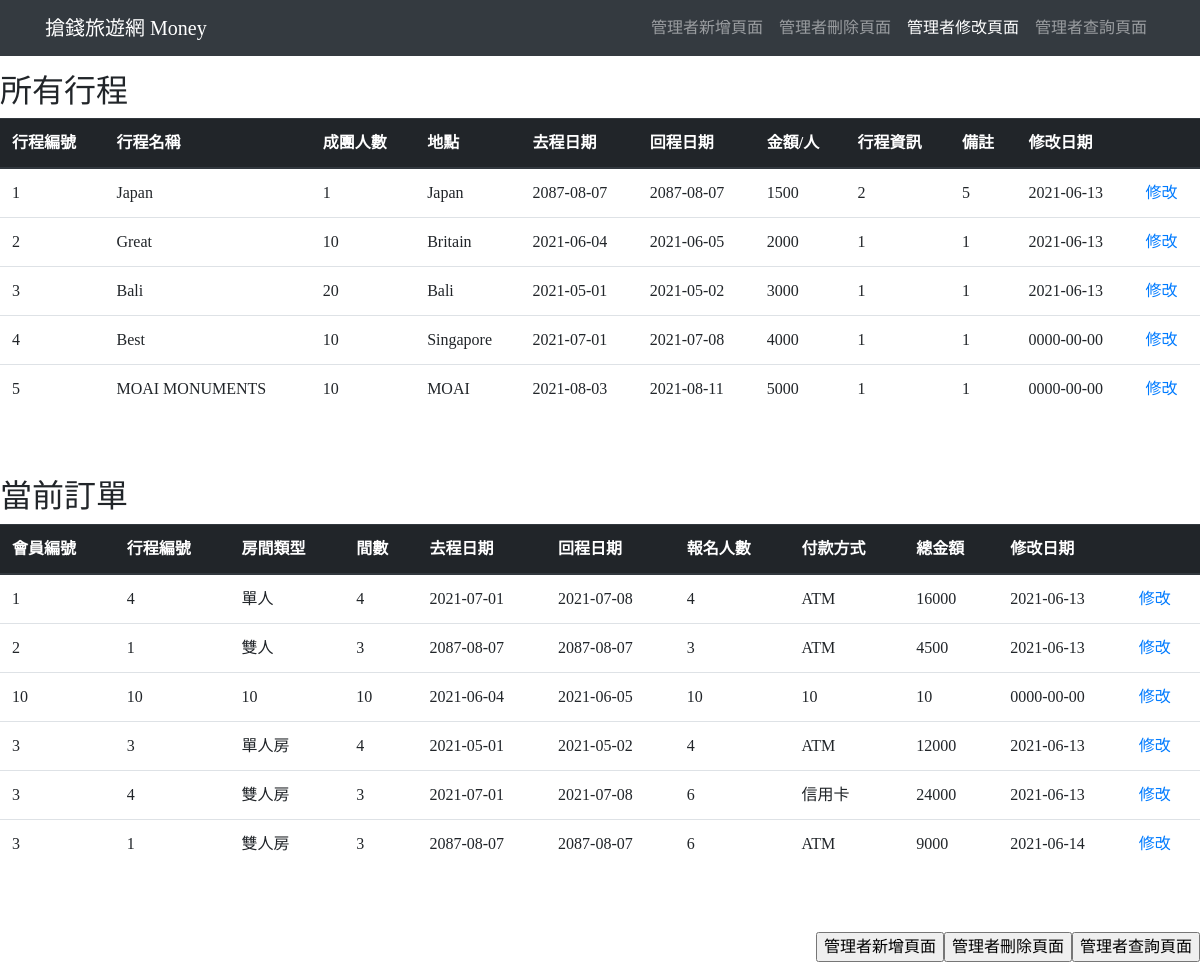
The page /controller_edit.php on the database as committed earlier.
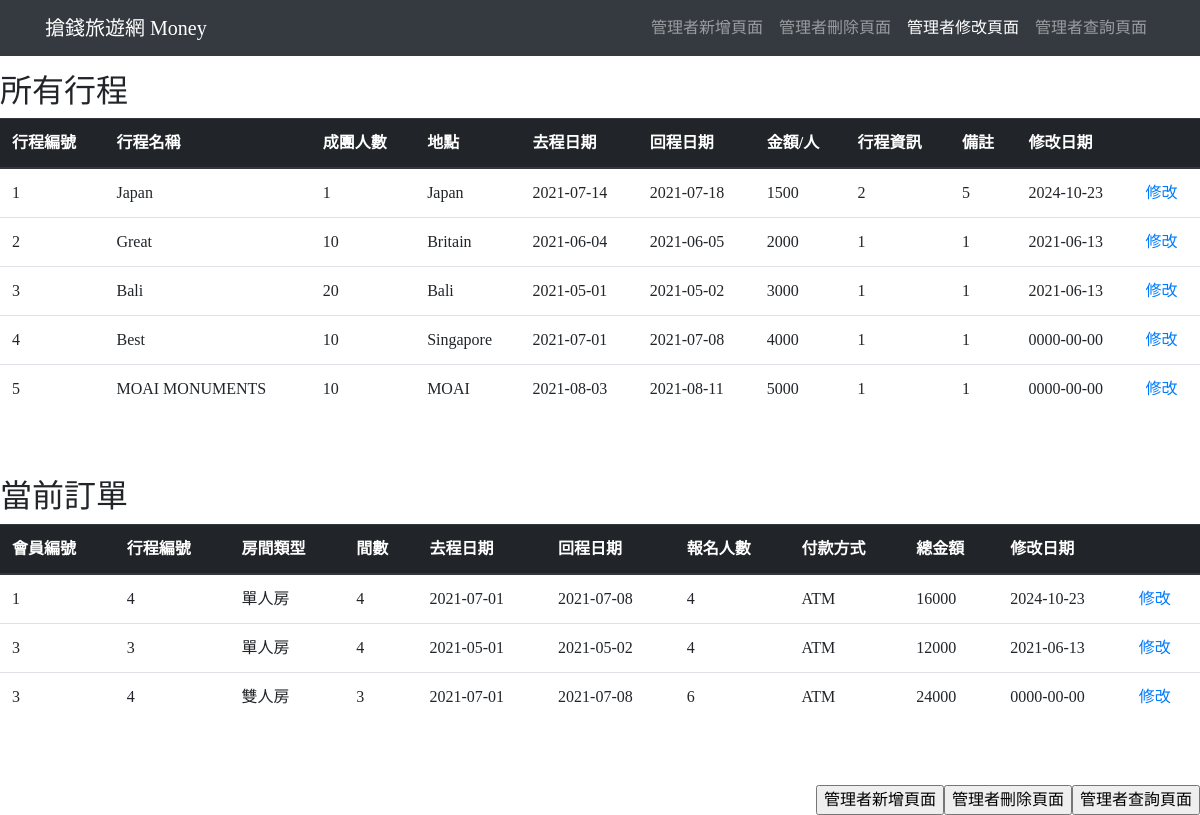
The same page on the database as committed later.
### tables this page shows
CREATE TABLE `all_travels` (
  `tid` int(11) NOT NULL,
  `tname` char(50) NOT NULL,
  `allpnum` int(50) NOT NULL,
  `pnum` int(20) NOT NULL,
  `locat` char(50) NOT NULL,
  `godate` date NOT NULL,
  `backdate` date NOT NULL,
  `amone` int(20) NOT NULL,
  `info` varchar(100) NOT NULL,
  `notes` char(20) NOT NULL,
  `getdate` date NOT NULL
);

CREATE TABLE `now_travels` (
  `mmid` int(11) NOT NULL,
  `mid` int(11) NOT NULL,
  `tid` char(10) NOT NULL,
  `roomtype` char(6) NOT NULL,
  `num` int(10) NOT NULL,
  `godate` date NOT NULL,
  `backdate` date NOT NULL,
  `pnum` int(25) NOT NULL,
  `paytype` char(10) NOT NULL,
  `total` int(5) NOT NULL,
  `getdate` date NOT NULL
);

### php/db_connection.php (called while the page is built, shortened)
<?php
    function filterTable($query){
        $host = "localhost";
        $dbName = "travels";
        $userName = "person";
        $pwd = "password";
        $dbh = mysqli_connect($host,$userName,$pwd,$dbName) or die("你遇到的錯誤:". mysqli_error($dbh));
        mysqli_query($dbh,"SET NAMES 'utf8'");
        $filter_result = mysqli_query($dbh, $query);
        return $filter_result;
    }
?>

### controller_edit.php (the view, shortened to what this page needs)
<?php
    include "php/db_connection.php";
?>
<!DOCTYPE html>
<html lang="en">
<head>
    <link rel="stylesheet" href="https://stackpath.bootstrapcdn.com/bootstrap/4.1.3/css/bootstrap.min.css">
    <link rel="stylesheet" type="text/css" href="css/bootstrap.css">
</head>
<body class="body">
    <header>
        <nav class="navbar navbar-expand-lg navbar-dark bg-dark fixed-top">
          <div class="container">
          <a class="navbar-brand" href="index.html">搶錢旅遊網 Money</a>
            <div class="collapse navbar-collapse" id="navbarNav">
              <ul class="navbar-nav ml-auto">
                <li class="nav-item">
                  <a class="nav-link" href="controller_insert.php">管理者新增頁面</a>
                </li>
                <li class="nav-item">
                  <a class="nav-link" href="controller_delete.php">管理者刪除頁面</a>
                </li>
                <li class="nav-item active">
                  <a class="nav-link" href="controller_edit.php">管理者修改頁面</a>
                </li>
                <li class="nav-item">
                  <a class="nav-link" href="controller_search.php">管理者查詢頁面</a>
                </li>
              </ul>
            </div>
          </div>
        </nav>
    </header>
    <br>
    <br>
    <br>
    <h2>所有行程</h2>
    <table class="table">
      <thead class="thead-dark">
        <tr>
          <th scope="col">行程編號</th>
          <th scope="col">行程名稱</th>
          <th scope="col">成團人數</th>
          <th scope="col">地點</th>
          <th scope="col">去程日期</th>
          <th scope="col">回程日期</th>
          <th scope="col">金額/人</th>
          <th scope="col">行程資訊</th>
          <th scope="col">備註</th>
          <th scope="col">修改日期</th>
          <th scope="col"></th>
        </tr>
      </thead>
      <tbody>
            <?php
                $sql = "SELECT * FROM `all_travels`";
                $result = filterTable($sql);
                while($row = mysqli_fetch_array($result)):
                    echo "<tr>";
                    echo "<td>".$row['tid']."</td>";
                    echo "<td>".$row['tname']."</td>";
                    echo "<td>".$row['allpnum']."</td>";
                    echo "<td>".$row['locat']."</td>";
                    echo "<td>".$row['godate']."</td>";
                    echo "<td>".$row['backdate']."</td>";
                    echo "<td>".$row['amone']."</td>";
                    echo "<td>".$row['info']."</td>";
                    echo "<td>".$row['notes']."</td>";
                    echo "<td>".$row['getdate']."</td>";
                    echo "<td><a href='controller_edit-t.php?tid=".$row['tid']."'>修改</a></td>";
                    echo "</tr>";
                endwhile;
            ?>
      </tbody>
    </table>
    <br>
    <br>
    <h2>當前訂單</h2>
    <table class="table">
      <thead class="thead-dark">
        <tr>
          <th scope="col">會員編號</th>
          <th scope="col">行程編號</th>
          <th scope="col">房間類型</th>
          <th scope="col">間數</th>
          <th scope="col">去程日期</th>
          <th scope="col">回程日期</th>
          <th scope="col">報名人數</th>
          <th scope="col">付款方式</th>
          <th scope="col">總金額</th>
          <th scope="col">修改日期</th>
          <th scope="col"></th>
        </tr>
      </thead>
      <tbody>
            <?php
                $sql = "SELECT * FROM `now_travels`";
                $result = filterTable($sql);
                while($row = mysqli_fetch_array($result)):
                    echo "<tr>";
                    echo "<td>".$row['mid']."</td>";
                    echo "<td>".$row['tid']."</td>";
                    echo "<td>".$row['roomtype']."</td>";
                    echo "<td>".$row['num']."</td>";
                    echo "<td>".$row['godate']."</td>";
                    echo "<td>".$row['backdate']."</td>";
                    echo "<td>".$row['pnum']."</td>";
                    echo "<td>".$row['paytype']."</td>";
                    echo "<td>".$row['total']."</td>";
                    echo "<td>".$row['getdate']."</td>";
                    echo "<td><a href='controller_edit-mt.php?mmid=".$row['mmid']."'>修改</a></td>";
                    echo "</tr>";
                endwhile;
            ?>
      </tbody>
    </table>
    <br>
    <br>
    <input style="float:right" type="button" value="管理者查詢頁面" onclick="location.href='controller_search.php'">
    <input style="float:right" type="button" value="管理者刪除頁面" onclick="location.href='controller_delete.php'">
    <input style="float:right" type="button" value="管理者新增頁面" onclick="location.href='controller_insert.php'">
</body>
</html>

Rows that differ between the two databases and show on the page:
removed now_travels: mid "2", tid "1", roomtype "雙人", num "3", godate "2087-08-07", backdate "2087-08-07", pnum "3", paytype "ATM", total "4500", getdate "2021-06-13"
removed now_travels: mid "10", tid "10", roomtype "10", num "10", godate "2021-06-04", backdate "2021-06-05", pnum "10", paytype "10", total "10", getdate "0000-00-00"
removed now_travels: mid "3", tid "4", roomtype "雙人房", num "3", godate "2021-07-01", backdate "2021-07-08", pnum "6", paytype "信用卡", total "24000", getdate "2021-06-13"
removed now_travels: mid "3", tid "1", roomtype "雙人房", num "3", godate "2087-08-07", backdate "2087-08-07", pnum "6", paytype "ATM", total "9000", getdate "2021-06-14"
changed all_travels "Japan": godate "2087-08-07" → "2021-07-14"; backdate "2087-08-07" → "2021-07-18"; getdate "2021-06-13" → "2024-10-23"
changed now_travels (number 1 of 3 on the later page): roomtype "單人" → "單人房"; getdate "2021-06-13" → "2024-10-23"
added now_travels: mid "3", tid "4", roomtype "雙人房", num "3", godate "2021-07-01", backdate "2021-07-08", pnum "6", paytype "ATM", total "24000", getdate "0000-00-00"
